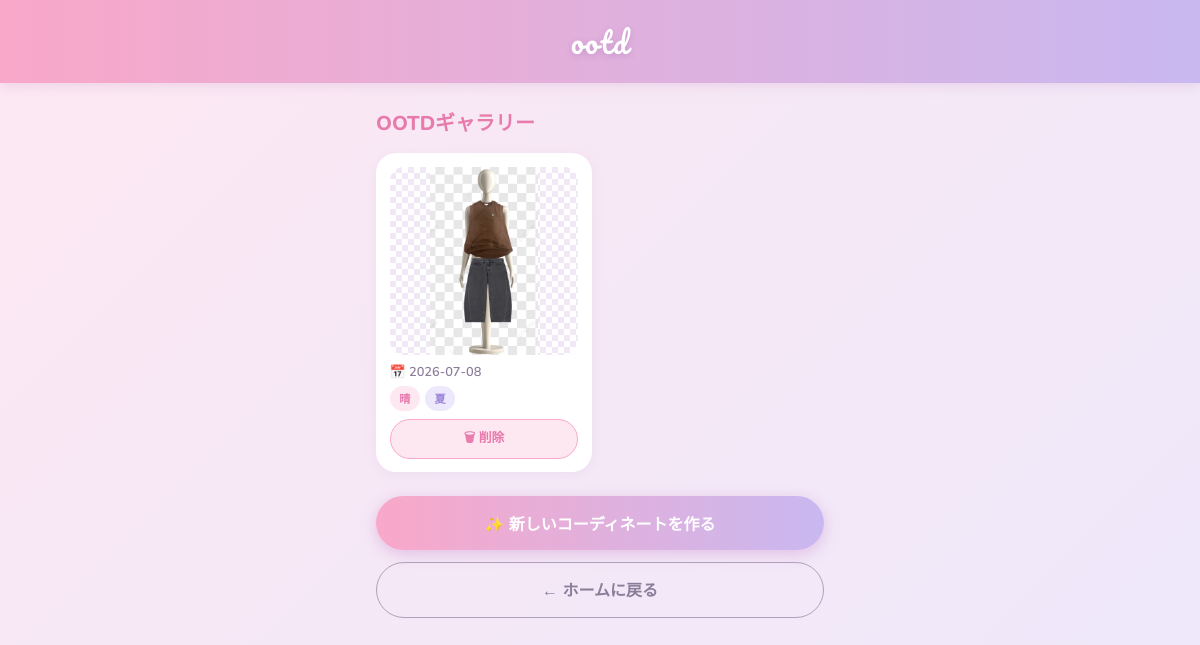
Before: /ootd/gallery with the older database file.
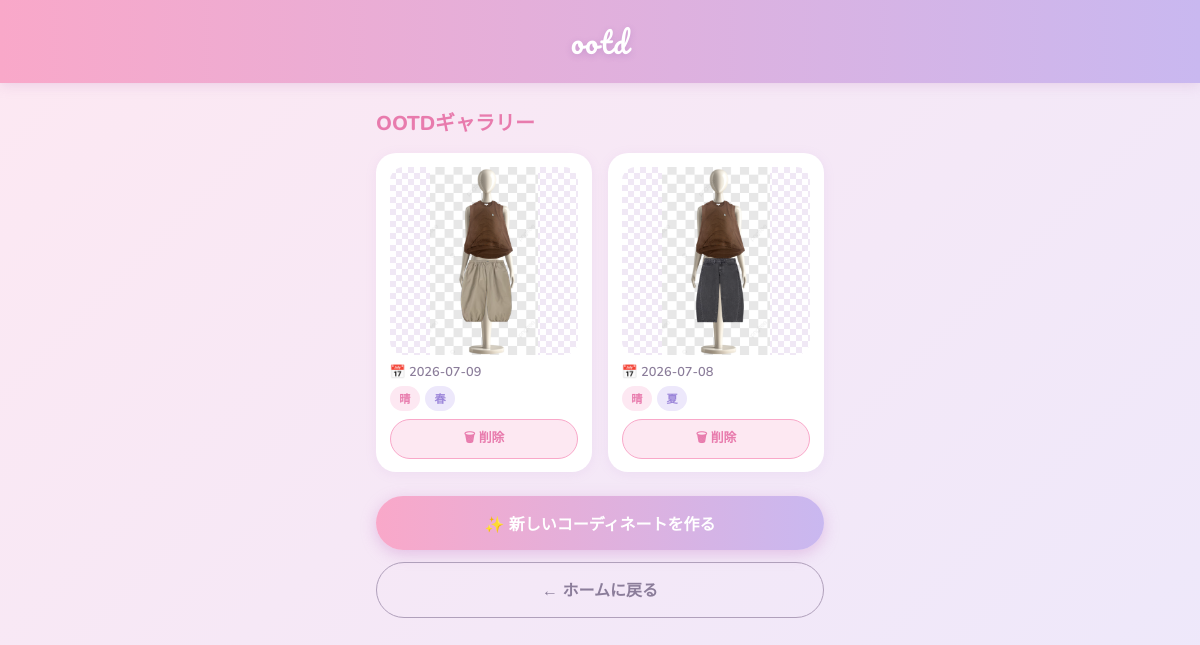
After: the same page with the newer database file.
### models/ootd_log.py (models this page shows)
class OotdLog(Base):
    __tablename__ = "ootd_log"
    id: Mapped[int] = mapped_column(primary_key=True, autoincrement=True)
    date: Mapped[date] = mapped_column(Date, default=date.today)
    weather: Mapped[str] = mapped_column(String(20), nullable=True)
    season: Mapped[str] = mapped_column(String(20), nullable=True)
    memo: Mapped[str] = mapped_column(Text, nullable=True)
    snapshot_path: Mapped[str] = mapped_column(String(255), nullable=False)
    clothing_ids: Mapped[str] = mapped_column(Text, nullable=False)
    created_at: Mapped[datetime] = mapped_column(
        DateTime, default=datetime.now
    )
    def to_dict(self) -> dict:
        import json
        return {
            "id": self.id,
            "date": self.date.strftime("%Y-%m-%d"),
            "weather": self.weather,
            "season": self.season,
            "memo": self.memo,
            "snapshot_path": self.snapshot_path,
            "clothing_ids": json.loads(self.clothing_ids),
            "created_at": self.created_at.strftime("%Y-%m-%d %H:%M"),
        }

### routes/ootd.py (the view)
@ootd_bp.route("/gallery")
def gallery():
    db = SessionLocal()
    try:
        logs = db.query(OotdLog).order_by(OotdLog.date.desc()).all()
        logs_data = [l.to_dict() for l in logs]
    finally:
        db.close()
    return render_template("ootd/gallery.html", logs=logs_data)

### templates/ootd/gallery.html (shortened to what this page needs)
{% extends "base.html" %}
{% block content %}
<div class="closet">
  <h2 class="closet__title">OOTDギャラリー</h2>
  {% if not logs %}
    <div class="empty-state">
      <p class="empty-state__icon">📅</p>
      <p class="empty-state__text">まだOOTDが登録されていません</p>
      <a href="{{ url_for('clothing.coordinate') }}" class="btn btn--primary">
        ✨ コーディネートを作る
      </a>
    </div>
  {% else %}
    <div class="grid">
      {% for log in logs %}
        <div class="grid__item">
          <div class="grid__img-wrap">
            <img
              src="{{ url_for('static', filename=log.snapshot_path) }}"
              alt="OOTD"
              class="grid__img"
            >
          </div>
          <p class="ootd-date">📅 {{ log.date }}</p>
          <div class="grid__info">
            {% if log.weather %}
              <span class="badge">{{ log.weather }}</span>
            {% endif %}
            {% if log.season %}
              <span class="badge badge--season">{{ log.season }}</span>
            {% endif %}
          </div>
          <form
            method="POST"
            action="{{ url_for('ootd.delete', log_id=log.id) }}"
            onsubmit="return confirm('このOOTDを削除しますか？');"
          >
            <button type="submit" class="btn-delete">🗑 削除</button>
          </form>
        </div>
      {% endfor %}
    </div>
  {% endif %}
  <div class="closet__footer">
    <a href="{{ url_for('clothing.coordinate') }}" class="btn btn--primary">
      ✨ 新しいコーディネートを作る
    </a>
    <a href="{{ url_for('index') }}" class="btn btn--ghost">
      ← ホームに戻る
    </a>
  </div>
</div>
{% endblock %}

### templates/base.html (shortened to what this page needs)
<!DOCTYPE html>
<html lang="ja">
<head>
  <link rel="stylesheet" href="{{ url_for('static', filename='css/style.css') }}">
</head>
<body>
  <header class="header">
    <a href="{{ url_for('index') }}" class="logo">ootd</a>
  </header>
  <main class="main">
    {% block content %}{% endblock %}
  </main>
</body>
</html>

### static/css/style.css (style rules this page uses)
:root { --pink: #F9A8C9; --pink-dark: #E87BAD; --pink-light: #FDE8F2; --lavender: #C9B8F0; --lav-dark: #9B85D9; --lav-light: #EDE8FB; --white: #FFFFFF; --gray-light: #F7F3F8; --gray: #B0A0BB; --text: #4A3F55; --text-light: #8B7D9A; --success: #A8D8B0; --error: #F9A8A8; }
*, *::before, *::after { box-sizing: border-box; margin: 0; padding: 0; }
body { font-family: 'Nunito', sans-serif; background: linear-gradient(135deg, #FDE8F2 0%, #EDE8FB 100%); color: var(--text); min-height: 100vh; }
.header { background: linear-gradient(90deg, var(--pink) 0%, var(--lavender) 100%); padding: 1rem 1.5rem; text-align: center; box-shadow: 0 2px 12px rgba(200, 150, 200, 0.3); }
.logo { font-family: 'Pacifico', cursive; font-size: 1.8rem; text-decoration: none; color: var(--white); letter-spacing: .05em; text-shadow: 0 2px 6px rgba(150, 100, 180, 0.3); }
.main { max-width: 480px; margin: 0 auto; padding: 1.5rem 1rem; animation: fadeIn .5s ease; }
.btn { display: block; width: 100%; padding: .9rem; border-radius: 99px; text-align: center; font-family: 'Nunito', sans-serif; font-size: 1rem; font-weight: 700; text-decoration: none; border: none; cursor: pointer; transition: transform .15s, box-shadow .15s, opacity .15s; }
.btn--primary { background: linear-gradient(90deg, var(--pink) 0%, var(--lavender) 100%); color: var(--white); box-shadow: 0 4px 15px rgba(200, 130, 200, 0.4); }
.btn--ghost { background: transparent; color: var(--text-light); border: 1.5px solid var(--gray); }
.closet__title { font-size: 1.25rem; font-weight: 800; color: var(--pink-dark); margin-bottom: 1rem; }
.closet__footer { display: flex; flex-direction: column; gap: .75rem; margin-top: 1.5rem; }
.grid { display: grid; grid-template-columns: repeat(2, 1fr); gap: 1rem; }
.grid__item { background: var(--white); border-radius: 20px; padding: .85rem; box-shadow: 0 2px 12px rgba(180, 130, 210, 0.1); transition: transform .2s, box-shadow .2s; animation: fadeIn .4s ease; }
.grid__img-wrap { background: repeating-conic-gradient(#f0e8f5 0% 25%, #fff 0% 50%) 0 0 / 12px 12px; border-radius: 14px; overflow: hidden; aspect-ratio: 1; margin-bottom: .5rem; }
.grid__img { width: 100%; height: 100%; object-fit: contain; }
.grid__info { display: flex; gap: .3rem; flex-wrap: wrap; margin-bottom: .5rem; }
.badge { font-size: .7rem; font-weight: 700; padding: .25rem .6rem; border-radius: 99px; background: var(--pink-light); color: var(--pink-dark); }
.badge--season { background: var(--lav-light); color: var(--lav-dark); }
.btn-delete { width: 100%; padding: .45rem; border: 1.5px solid var(--pink); border-radius: 99px; background: var(--pink-light); color: var(--pink-dark); font-family: 'Nunito', sans-serif; font-size: .8rem; font-weight: 700; cursor: pointer; transition: background .15s; }
.ootd-date { font-size: .8rem; color: var(--text-light); font-weight: 600; margin: .4rem 0 .3rem; }

Changed rows visible on the page:
added OotdLog: snapshot_path (picture), date "2026-07-09", weather "晴", season "春"
